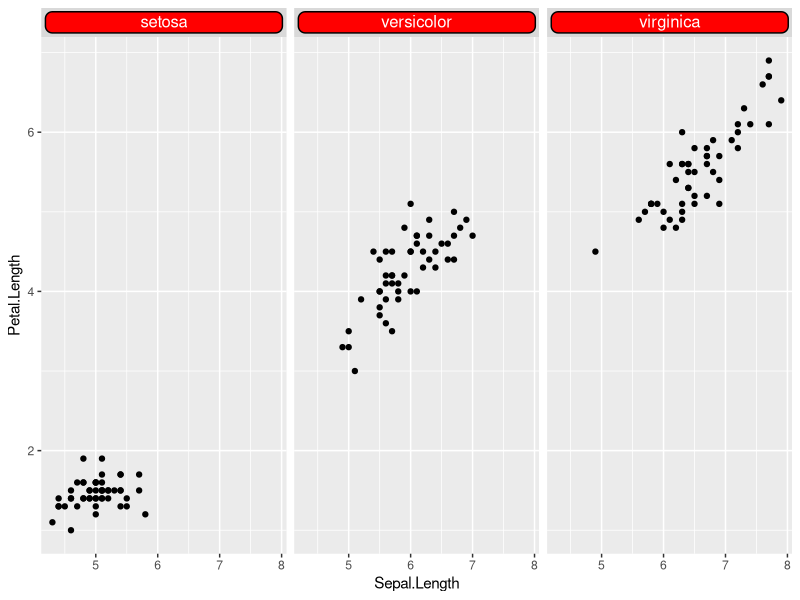
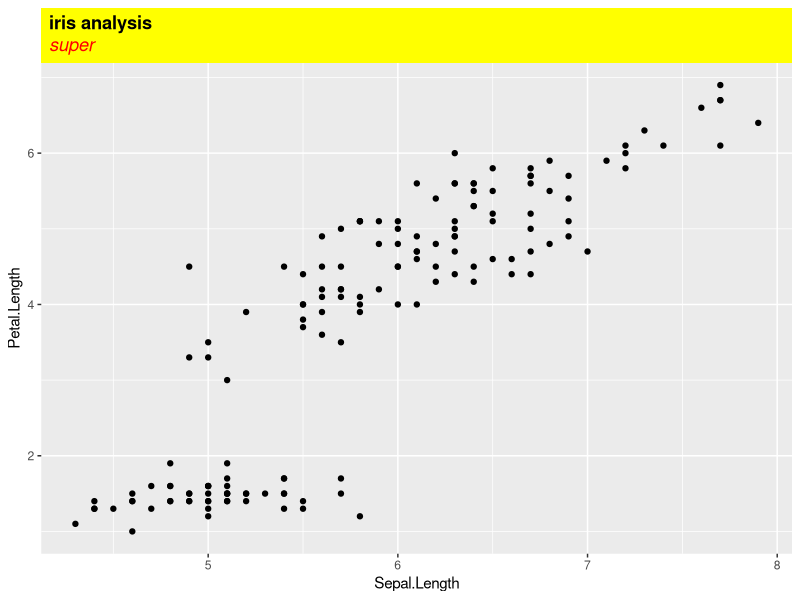
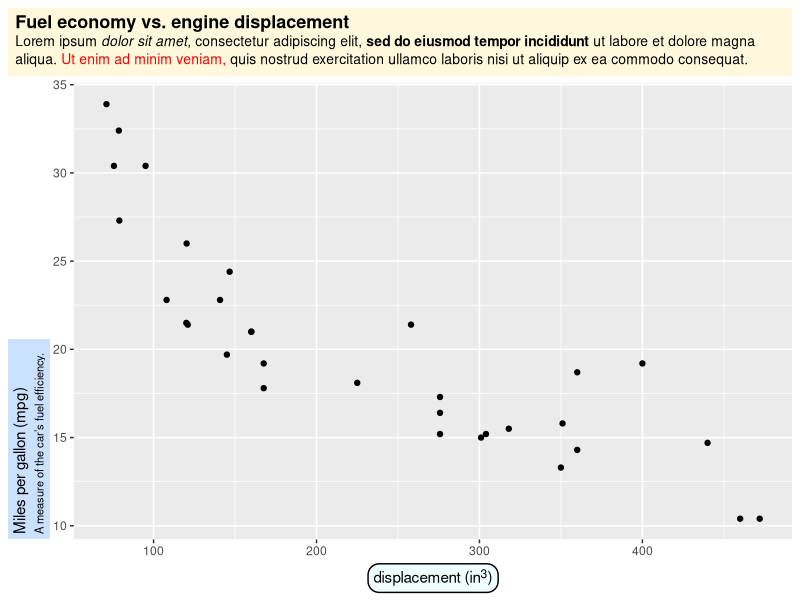

Source code (R) for these figures, in order:
library(ggtext)
library(ggplot2)

ggplot(iris) +
  geom_point(aes(x = Sepal.Length,
                 y = Petal.Length)) +
  facet_wrap(~ Species) +
  theme(
    strip.text = element_textbox(
      size = 12,
      color = "white", fill = "red", box.color = "black",
      halign = 0.5, linetype = 1, r = unit(5, "pt"), width = unit(1, "npc"),
      padding = margin(2, 0, 1, 0), margin = margin(3, 3, 3, 3)
    )
  )


library(ggplot2)
library(ggtext)

ggplot(iris) + 
  geom_point(aes(x = Sepal.Length,
                 y = Petal.Length)) +
  labs(title = "**iris analysis** <br/> 
       <i style='color:red; padding-left:-4px'>super</i>") +
  theme(
    plot.title = element_textbox_simple(
      fill = 'yellow',
      padding = margin(5.5, 5.5, 5.5, 5.5)    )
  )

ggplot(mtcars, aes(disp, mpg)) + 
  geom_point() +
  labs(
    title = "<b>Fuel economy vs. engine displacement</b><br>
    <span style = 'font-size:10pt'>Lorem ipsum *dolor sit amet,*
    consectetur adipiscing elit, **sed do eiusmod tempor incididunt** ut
    labore et dolore magna aliqua. <span style = 'color:red;'>Ut enim
    ad minim veniam,</span> quis nostrud exercitation ullamco laboris nisi
    ut aliquip ex ea commodo consequat.</span>",
    x = "displacement (in<sup>3</sup>)",
    y = "Miles per gallon (mpg)<br><span style = 'font-size:8pt'>A measure of
    the car's fuel efficiency.</span>"
  ) +
  theme(
    plot.title.position = "plot",
    plot.title = element_textbox_simple(
      size = 13,
      lineheight = 1,
      padding = margin(5.5, 5.5, 5.5, 5.5),
      margin = margin(0, 0, 5.5, 0),
      fill = "cornsilk"
    ),
    axis.title.x = element_textbox_simple(
      width = NULL,
      padding = margin(4, 4, 4, 4),
      margin = margin(4, 0, 0, 0),
      linetype = 1,
      r = grid::unit(8, "pt"),
      fill = "azure1"
    ),
    axis.title.y = element_textbox_simple(
      hjust = 0,
      orientation = "left-rotated",
      minwidth = unit(1, "in"),
      maxwidth = unit(2, "in"),
      padding = margin(4, 4, 2, 4),
      margin = margin(0, 0, 2, 0),
      fill = "lightsteelblue1"
    )
  )
